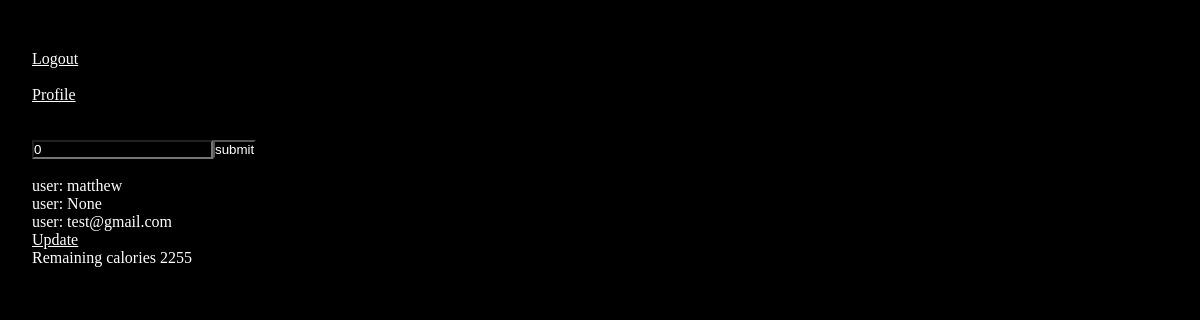
Screenshot of / (signed in) with the database file from the repository.
### users/models.py (models this page shows)
class CustomUser(AbstractUser):
    username = models.CharField(max_length=50, unique=True)
    dailyCalories = models.IntegerField(null=True)
    first_name = models.CharField(max_length=50)
    last_name = models.CharField(max_length=50)
    email = models.EmailField(max_length=254)
    weight = models.IntegerField(null=True)
    height = models.IntegerField(null=True)
    age = models.IntegerField(null=True)
    gender = models.CharField(max_length=10,null=True)
    def __str__(self):
        return self.username

### BeeHealthyApp/views.py (the view)
# urls.py: path('', views.Home.as_view(), name='home'),
class Home(ListView):
    model = Healthy
    template_name = 'home.html'

### templates/home.html (shortened to what this page needs)
{% extends "base.html" %}

### templates/base.html (shortened to what this page needs)
{% load static %}
<!DOCTYPE html>
<html lang="en">
<head>
    <link rel="stylesheet" href="{% static 'css/styles.css' %}">
  </head>
  <body>
    <div id="app">
      <div id='log_info'>
        <br />
          {% if user.is_authenticated %}
            <a href="{% url 'logout' %}">Logout</a><br />
            <a href="{% url 'BeeHealthyApp:profile' %}" >Profile</a>
            <br /><br />
            <div>
              <input @keyup.enter="calorieCalculator()" v-model="userCalories" placeholder="calories eaten">
              <button @click="calorieCalculator()" >submit</button>
              <p>user: {{ user }}</p>
              <p>user: {{ user.dailyCalories }}</p>
              <p>user: {{ user.email }}</p>
              <a href="{% url 'users:updateProfile' user.pk %}">Update</a>
              <br />
              <div>Remaining calories   [[ dailyCalories ]]</div>
            </div>
          {% else%}
            <div id='log_info'>
              <a href="{% url 'login' %}">Login</a>
              <a href="{% url 'users:signup' %}">Register</a>
            </div>
          {% endif %}
        </div>
    </div>
  </body>
</html>

### static/css/styles.css (style rules this page uses)
* { padding: 0; margin: 0; box-sizing: border-box; background-color: black; color: white; }
#log_info { display: flex; flex-direction: column; padding-top: 2rem; padding-left: 2rem; }

### rows the page displays
CustomUser: username "matthew", dailyCalories "None", email "test@gmail.com"
